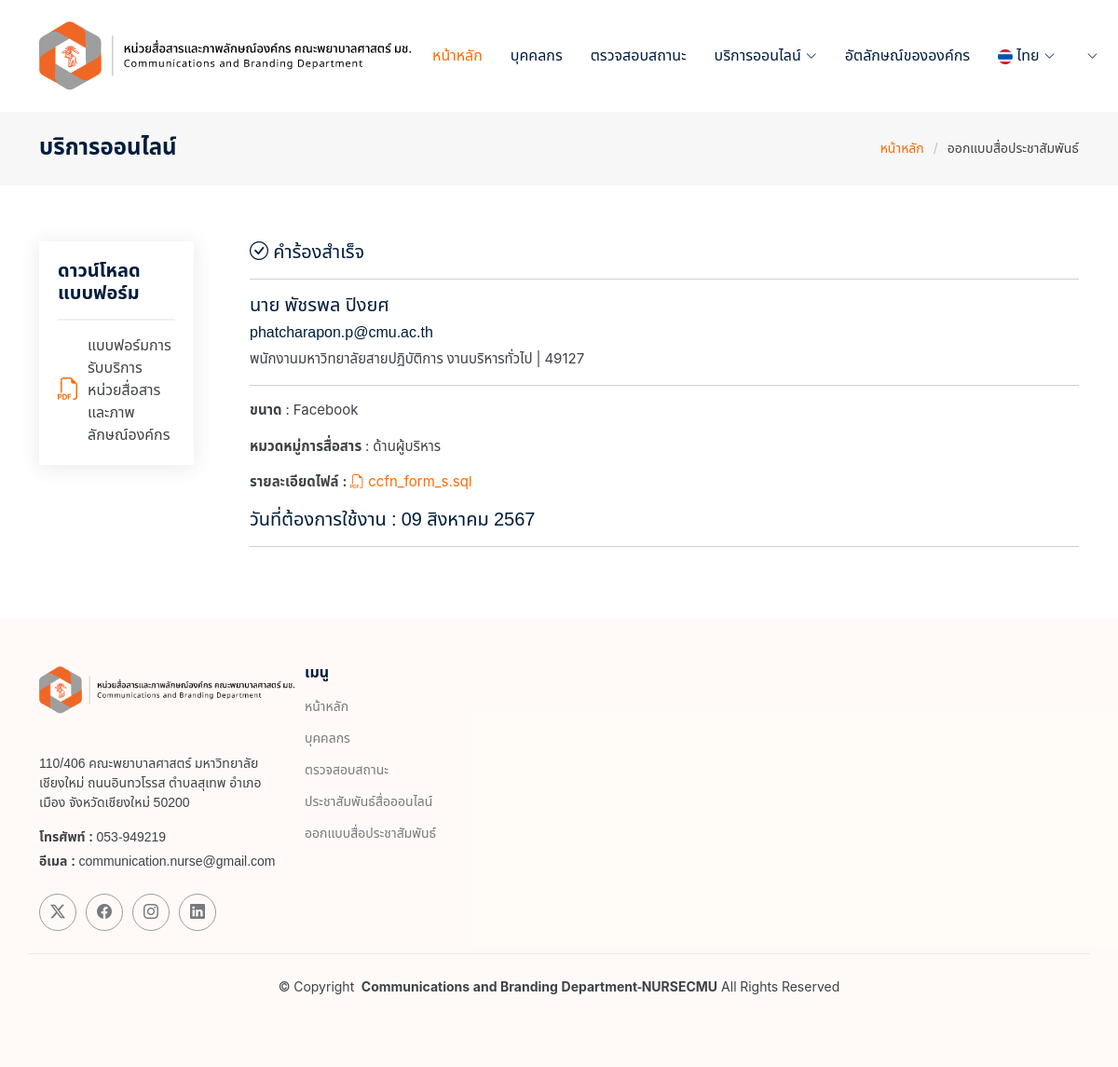
The page /service/ccfn-form-online-status-p?id=45&ref=5uHmmORvv18nxyj?lang=th on the database its author committed.
### tables this page shows
CREATE TABLE `ccfn_form_p` (
  `id` int(11) NOT NULL,
  `ref` varchar(255) NOT NULL,
  `fullname` varchar(255) NOT NULL,
  `department` varchar(255) NOT NULL,
  `tel` varchar(20) NOT NULL,
  `personnel` varchar(255) NOT NULL,
  `email` varchar(255) NOT NULL,
  `social` varchar(255) DEFAULT NULL,
  `option` varchar(255) NOT NULL,
  `date_a` date NOT NULL,
  `communicate` varchar(255) NOT NULL,
  `production_file` varchar(255) NOT NULL,
  `status_user` int(11) DEFAULT 0,
  `status_sendline_user` tinyint(1) DEFAULT 0,
  `status_admin` text DEFAULT '0',
  `status_sendline_admin` tinyint(1) DEFAULT 0,
  `status_ss` int(11) DEFAULT 0,
  `status_sendline_ss` tinyint(1) DEFAULT 0,
  `status_email` int(11) DEFAULT 0,
  `responsible_1` varchar(255) NOT NULL DEFAULT '0',
  `responsible_status_1` tinyint(10) NOT NULL DEFAULT 0,
  `responsible_2` tinyint(10) NOT NULL DEFAULT 2,
  `responsible_3` tinyint(10) NOT NULL DEFAULT 3,
  `ref2` varchar(10) NOT NULL DEFAULT '07',
  `status_user2` tinyint(10) NOT NULL DEFAULT 0 COMMENT '	กำเนินการตามคำร้องขอ',
  `status_user3` tinyint(10) NOT NULL DEFAULT 0 COMMENT 'ส่งกลับเพื่อแก้ไข',
  `status_user4` tinyint(10) NOT NULL DEFAULT 0 COMMENT 'ส่งมอบ',
  `created_at` timestamp NOT NULL DEFAULT current_timestamp()
);

### service/ccfn-form-online-status-p.php (the view, shortened to what this page needs)
<!DOCTYPE html>
<html lang="en">
<?php include_once('../config/head.php'); ?>
<body class="starter-page-page">
    <?php include_once('../config/header.php'); ?>
    <main class="main">
        <div class="page-title" data-aos="fade">
            <div class="container d-lg-flex justify-content-between align-items-center">
                <h1 class="mb-2 mb-lg-0"><?php echo $lang['services'] ?></h1>
                <nav class="breadcrumbs">
                    <ol>
                        <li><a href="../home/index?lang=<?php echo $_SESSION['lang']; ?>"><?php echo $lang['home'] ?></a></li>
                        <li class="current"><?php echo $lang['about2'] ?></li>
                    </ol>
                </nav>
            </div>
        </div>
        <section id="service-details" class="service-details section">
            <div class="container">
                <div class="row gy-5">
                    <?php
                    require_once '../config/connect.php';
                    if (isset($_GET['id'])) {
                        $id = $_GET['id'];
                        $ref = $_GET['ref'];
                        $stmt = $conn->prepare("SELECT * FROM ccfn_form_p WHERE id = :id");
                        $stmt->bindParam(':id', $id, PDO::PARAM_INT);
                        $stmt->execute();
                        $row = $stmt->fetch(PDO::FETCH_ASSOC);
                        if ($row) {
                            $file = $row['production_file'];
                            $file_path = '../files/' . $file;
                            $status_user_text = '';
                            switch ($row['status_user']) {
                                case 1:
                                    $status_user_text = 'คำร้องสำเร็จ';
                                    break;
                            }
                            if (file_exists($file_path)) {
                                $file_link = htmlspecialchars($file_path);
                            } else {
                                $file_link = '#';
                            }
                    ?>
                            <div class="col-lg-2" data-aos="fade-up" data-aos-delay="100">
                                <div class="service-box">
                                    <h4><?php echo $lang['dpdf'] ?></h4>
                                    <div class="download-catalog">
                                        <a href="pdf-form-p.php?id=<?= $id ?>&ref=<?= $ref ?>" target="_blank">
                                            <i class="bi bi-filetype-pdf"></i><span><?php echo $lang['pdf'] ?></span>
                                        </a>
                                    </div>
                                </div>
                            </div>
                            <div class="col-lg-10 ps-lg-5" data-aos="fade-up" data-aos-delay="200">
                                <h5> <i class="bi bi-check-circle"></i> <?= $status_user_text; ?></h5>
                                <hr>
                                <h5><?= $row['fullname']; ?></h5>
                                <h6> <?= $row['email']; ?></h6>
                                <p>
                                    <?= $row['personnel']; ?> <?= $row['department']; ?> | <?= $row['tel']; ?>
                                </p>
                                <hr>
                                <p>
                                    <b><?php echo $lang['size'] ?> </b>: <?= htmlspecialchars($row['social']); ?>
                                </p>
                                <p>
                                    <b><?php echo $lang['communicate'] ?> </b>:
                                    <?php
                                    if ($row['communicate'] == "comm1") {
                                        echo "ด้านผู้บริหาร";
                                    } elseif ($row['communicate'] == "comm2") {
                                        echo "ด้านบุคลากร";
                                    } elseif ($row['communicate'] == "comm3") {
                                        echo "ด้านผลิตภัณฑ์ (การศึกษา การวิจัย บริการวิชาการ)";
                                    } elseif ($row['communicate'] == "comm4") {
                                        echo "ประชุม / อบรม / สัมมนา";
                                    } elseif ($row['communicate'] == "comm5") {
                                        echo "ทํานุบํารุงศิลปวัฒนธรรม และ สิ่งแวดลอม";
                                    } else {
                                        echo "ไม่ทราบ";
                                    }
                                    ?>
                                </p>
                                <p>
                                    <b>รายละเอียดไฟล์ : </b><a href="<?= $file_link; ?>" target="_blank"> <i class="bi bi-filetype-pdf"></i><span> <?= htmlspecialchars($file); ?></span></a>
                                </p>
                                <h5>
                                    <?php
                                    $months = [
                                        1 => 'มกราคม', 2 => 'กุมภาพันธ์', 3 => 'มีนาคม', 4 => 'เมษายน',
                                        5 => 'พฤษภาคม', 6 => 'มิถุนายน', 7 => 'กรกฎาคม', 8 => 'สิงหาคม',
                                        9 => 'กันยายน', 10 => 'ตุลาคม', 11 => 'พฤศจิกายน', 12 => 'ธันวาคม'
                                    ];
                                    $timestamp = strtotime($row['date_a']);
                                    $day = date('d', $timestamp);
                                    $month = $months[(int)date('m', $timestamp)];
                                    $year = date('Y', $timestamp) + 543;
                                    echo $lang['date_a'] . " : " . $day . " " . $month . " " . $year;
                                    ?>
                                </h5>
                                <hr>
                            </div>
                    <?php
                        } else {
                            echo '<p>ไม่พบข้อมูลที่ตรงกับ ID นี้</p>';
                        }
                    }
                    ?>
                </div>
            </div>
        </section>
    </main>
    <?php include_once('../config/footer.php'); ?>
</body>
</html>

### assets/css/main.css (style rules this page uses)
:root { --default-font: "Noto Sans Thai", -apple-system; --heading-font: "Noto Sans Thai", sans-serif; --nav-font: "Noto Sans Thai", sans-serif; }
:root { --background-color: #ffffff; --default-color: #3d4348; --heading-color: #001d3d; --accent-color: #FF6A00; --contrast-color: #ffffff; }
:root { --nav-color: #001d3d; --nav-hover-color: #FF6A00; --nav-dropdown-background-color: #ffffff; --nav-dropdown-color: #001d3d; --nav-dropdown-hover-color: #FF6A00; }
:root { scroll-behavior: smooth; }
body { color: var(--default-color); background-color: var(--background-color); font-family: var(--default-font); --bg: #f2f2f2; --border: rgba(0, 0, 0, 0.15); }
a { color: var(--accent-color); text-decoration: none; transition: 0.3s; }
h1, h2, h3, h4, h5, h6 { color: var(--heading-color); font-family: var(--heading-font); }
.page-title { --background-color: color-mix(in srgb, var(--default-color), transparent 96%); color: var(--default-color); background-color: var(--background-color); padding: 25px 0; position: relative; }
.page-title h1 { font-size: 24px; font-weight: 700; }
.page-title .breadcrumbs ol { display: flex; flex-wrap: wrap; list-style: none; padding: 0; margin: 0; font-size: 14px; }
.page-title .breadcrumbs ol li+li { padding-left: 10px; }
.page-title .breadcrumbs ol li+li::before { content: "/"; display: inline-block; padding-right: 10px; color: color-mix(in srgb, var(--default-color), transparent 70%); }
section, .section { color: var(--default-color); background-color: var(--background-color); padding: 60px 0; scroll-margin-top: 100px; overflow: clip; }
.service-details .service-box { padding: 20px; box-shadow: 0px 2px 20px color-mix(in srgb, var(--default-color), transparent 88%); }
.service-details .service-box h4 { font-size: 20px; font-weight: 700; border-bottom: 2px solid color-mix(in srgb, var(--default-color), transparent 92%); padding-bottom: 15px; margin-bottom: 15px; }
.service-details .download-catalog a { color: var(--default-color); display: flex; align-items: center; padding: 10px 0; transition: 0.3s; border-top: 1px solid color-mix(in srgb, var(--default-color), transparent 90%); }
.service-details .download-catalog a:first-child { border-top: 0; padding-top: 0; }
.service-details .download-catalog a:last-child { padding-bottom: 0; }
.service-details .download-catalog a i { font-size: 24px; margin-right: 8px; color: var(--accent-color); }
.service-details p { font-size: 15px; }
.page-title { margin-top: 120px; }

### rows shown on the page
ccfn_form_p: status_user "คำร้องสำเร็จ", fullname "นาย พัชรพล ปิงยศ", email "phatcharapon.p@cmu.ac.th", personnel "พนักงานมหาวิทยาลัยสายปฎิบัติการ", department "งานบริหารทั่วไป", tel "49127", social "Facebook", production_file "ccfn_form_s.sql", date_a "09", date_a "สิงหาคม", date_a "2567"

### other values the page prints
$lang['home'] "หน้าหลัก"
$lang['team'] "บุคคลกร"
$lang['check_status'] "ตรวจสอบสถานะ"
$lang['services'] "บริการออนไลน์"
$lang['ci'] "อัตลักษณ์ขององค์กร"
$lang['about2'] "ออกแบบสื่อประชาสัมพันธ์"
$lang['dpdf'] "ดาวน์โหลดแบบฟอร์ม"
$lang['pdf'] "แบบฟอร์มการรับบริการหน่วยสื่อสารและภาพลักษณ์องค์กร"
$lang['size'] "ขนาด"
$lang['communicate'] "หมวดหมู่การสื่อสาร"
$lang['date_a'] "วันที่ต้องการใช้งาน"
$lang['address'] "110/406 คณะพยาบาลศาสตร์ มหาวิทยาลัยเชียงใหม่ ถนนอินทวโรรส ตำบลสุเทพ อำเภอเมือง จังหวัดเชียงใหม่ 50200"
$lang['phone'] "โทรศัพท์"
$lang['email'] "อีเมล"
$lang['menu'] "เมนู"
